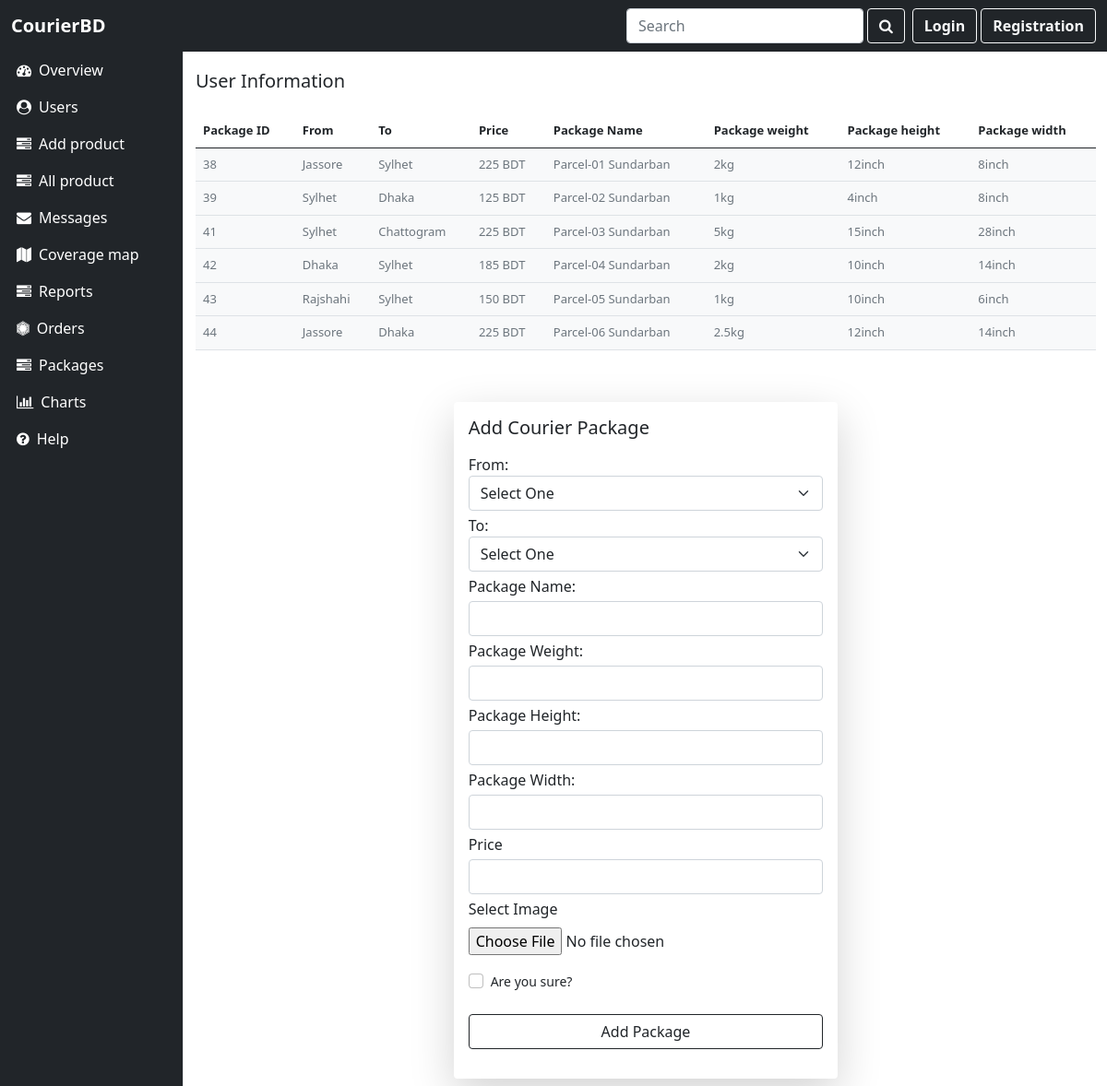
Page /dashboard/package.php on the committed database.
### tables this page shows
CREATE TABLE `packages` (
  `PackageID` int(11) NOT NULL,
  `UserID` int(11) NOT NULL,
  `packageName` varchar(200) NOT NULL,
  `from` varchar(255) NOT NULL,
  `price` int(11) NOT NULL,
  `image` varchar(255) NOT NULL,
  `to` varchar(255) NOT NULL,
  `weight` varchar(200) NOT NULL,
  `height` varchar(200) NOT NULL,
  `width` varchar(200) NOT NULL
);

### dashboard/package.php (the view, shortened to what this page needs)
<!DOCTYPE html>
<html lang="en">
<head>
    <link rel="stylesheet" href='/CourierBD/assets/bootstrap/css/bootstrap.min.css'>
    <link rel=" stylesheet" href='/CourierBD/assets/css/style.css'>
    <link rel="stylesheet" href='/CourierBD/assets/font-awesome/css/font-awesome.min.css'>
</head>
<body id="admin_root">
    <?php include 'header.php' ?>
    <div class="container my-5">
        <h5 class="py-3">User Information</h5>
        <table class="table bg-white " style="font-size: 13px;">
            <thead class="bg-white">
                <tr>
                    <th scope="col">Package ID </th>
                    <th scope="col">From</th>
                    <th scope="col">To</th>
					<th scope="col">Price</th>
					<th scope="col">Package Name</th>
					 <th scope="col">Package weight</th>
					 <th scope="col">Package height</th>
					 <th scope="col">Package width</th>
                </tr>
            </thead>
            <tbody class="text-secondary bg-light">
                <?php
                $sql =  "SELECT * FROM packages";
                $result = mysqli_query($conn, $sql);
                while ($row = mysqli_fetch_assoc($result)) {
                    $PackageID   = $row['PackageID'];
                    $from = $row['from'];
                    $to = $row['to'];
                    $price = $row['price'];
					@$packagename=$row['packageName'];
					@$pw=$row['weight'];
					@$pheight=$row['height'];
	                @$pwidth=$row['width'];
                    echo '
                    <tr>
                        <td>' . $PackageID . '</td>
                        <td>' . $from . '</td>
                        <td>' . $to . '</td>
                        <td> ' . $price . ' BDT</td>
						<td>' . $packagename . '</td>
						<td>' . $pw . '</td>
						<td>' . $pheight. '</td>
						<td>' .$pwidth . '</td>
                    </tr>
                ';
                }
                ?>
            </tbody>
        </table>
    </div>
    <div class="container">
        <div class="row">
            <div class="col-md-7 col-lg-5 col-11 mx-auto shadow-lg p-3 my-2 bg-white rounded">
                <h5 class="mb-3">Add Courier Package</h5>
                <form action="" method="POST" enctype="multipart/form-data">
                    <div class="form-group">
                        <label for="from">From:</label>
                        <select class="form-select" name="from" id="from"  required>
                            <option selected>Select One</option>
                        </select>
                    </div>
                    <div class="form-group my-1">
                        <label for="to">To:</label>
                        <select class="form-select" name="to" id="to"  required>
                            <option  selected>Select One</option>
                        </select>
                    </div>
					<div class="form-group">
                        <label for="packagename">Package Name:</label>
                        <input type="text" minlength="1" class="form-control my-1" id="packagename" name="packagename" required>
                    </div>
                        <div class="form-group">
                        <label for="pw">Package Weight:</label>
                        <input type="text" minlength="1" class="form-control my-1" id="pw" name="pw" required>
                    </div>
                        <div class="form-group">
                        <label for="pheight">Package Height:</label>
                        <input type="text" minlength="1" class="form-control my-1" id="pheight" name="pheight" required>
                    </div>
                        <div class="form-group">
                        <label for="pwidth">Package Width:</label>
                        <input type="text" minlength="1" class="form-control my-1" id="pwidth" name="pwidth" required>
                    </div>
                    <div class="form-group">
                        <label for="price">Price</label>
                        <input type="text" minlength="1" class="form-control my-1" id="price" name="price" required>
                    </div>
                    <div class="form-group">
                        <label for="image">Select Image</label>
                        <input type="file" class="form-control-file my-2" id="image" name="uploadfile1" required>
                    </div>
                    <div class="form-group form-check my-2">
                        <input type="checkbox" class="form-check-input" id="exampleCheck1" required>
                        <small>
                            <label class="form-check-label" for="exampleCheck1">Are you sure?</label>
                        </small>
                    </div>
                    <button type="submit"  name="sub" class="btn btn-outline-dark w-100 my-3">Add Package</button>
                </form>
            </div>
        </div>
    </div>
</body>
</html>

### assets/css/style.css (style rules this page uses)
* { list-style: none; }
#admin_root { margin-left: 200px; margin-top: 60px; }

### rows in the picture
packages: PackageID "38", from "Jassore", to "Sylhet", price "225", packageName "Parcel-01 Sundarban", weight "2kg", height "12inch", width "8inch"
packages: PackageID "39", from "Sylhet", to "Dhaka", price "125", packageName "Parcel-02 Sundarban", weight "1kg", height "4inch", width "8inch"
packages: PackageID "41", from "Sylhet", to "Chattogram", price "225", packageName "Parcel-03 Sundarban", weight "5kg", height "15inch", width "28inch"
packages: PackageID "42", from "Dhaka", to "Sylhet", price "185", packageName "Parcel-04 Sundarban", weight "2kg", height "10inch", width "14inch"
packages: PackageID "43", from "Rajshahi", to "Sylhet", price "150", packageName "Parcel-05 Sundarban", weight "1kg", height "10inch", width "6inch"
packages: PackageID "44", from "Jassore", to "Dhaka", price "225", packageName "Parcel-06 Sundarban", weight "2.5kg", height "12inch", width "14inch"
